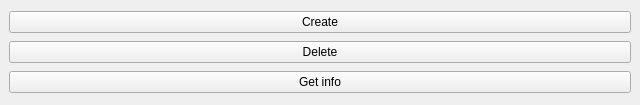
<?xml version="1.0" encoding="UTF-8"?>
<ui version="4.0">
 <class>auctionsWindow</class>
 <widget class="QMainWindow" name="auctionsWindow">
  <property name="geometry">
   <rect>
    <x>0</x>
    <y>0</y>
    <width>640</width>
    <height>105</height>
   </rect>
  </property>
  <property name="windowTitle">
   <string>Auctions</string>
  </property>
  <widget class="QWidget" name="centralwidget">
   <layout class="QVBoxLayout" name="verticalLayout">
    <item>
     <widget class="QPushButton" name="createButton">
      <property name="text">
       <string>Create</string>
      </property>
     </widget>
    </item>
    <item>
     <widget class="QPushButton" name="deleteButton">
      <property name="text">
       <string>Delete</string>
      </property>
     </widget>
    </item>
    <item>
     <widget class="QPushButton" name="getInfoButton">
      <property name="text">
       <string>Get info</string>
      </property>
     </widget>
    </item>
   </layout>
  </widget>
 </widget>
 <resources/>
 <connections/>
</ui>
